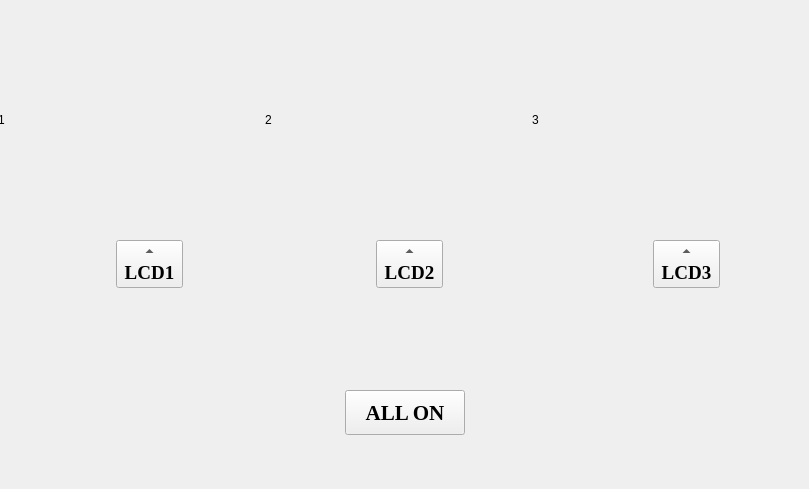
   <widget class="QWidget" name="widget">
    <attribute name="title">
     <string>LED Control</string>
    </attribute>
    <widget class="QLabel" name="label_12">
     <property name="geometry">
      <rect>
       <x>0</x>
       <y>-20</y>
       <width>800</width>
       <height>480</height>
      </rect>
     </property>
     <property name="text">
      <string/>
     </property>
     <property name="pixmap">
      <pixmap resource="image.qrc">:/new/prefix2/10.png</pixmap>
     </property>
     <property name="scaledContents">
      <bool>true</bool>
     </property>
    </widget>
    <widget class="QLabel" name="label_10">
     <property name="geometry">
      <rect>
       <x>265</x>
       <y>40</y>
       <width>266</width>
       <height>160</height>
      </rect>
     </property>
     <property name="text">
      <string>2</string>
     </property>
    </widget>
    <widget class="QLabel" name="label_9">
     <property name="geometry">
      <rect>
       <x>-2</x>
       <y>40</y>
       <width>266</width>
       <height>160</height>
      </rect>
     </property>
     <property name="text">
      <string>1</string>
     </property>
    </widget>
    <widget class="QLabel" name="label_11">
     <property name="geometry">
      <rect>
       <x>532</x>
       <y>40</y>
       <width>266</width>
       <height>160</height>
      </rect>
     </property>
     <property name="text">
      <string>3</string>
     </property>
    </widget>
    <widget class="QToolButton" name="toolButton">
     <property name="geometry">
      <rect>
       <x>116</x>
       <y>240</y>
       <width>67</width>
       <height>48</height>
      </rect>
     </property>
     <property name="minimumSize">
      <size>
       <width>45</width>
       <height>45</height>
      </size>
     </property>
     <property name="palette">
      <palette>
       <active>
        <colorrole role="ButtonText">
         <brush brushstyle="SolidPattern">
          <color alpha="255">
           <red>0</red>
           <green>0</green>
           <blue>0</blue>
          </color>
         </brush>
        </colorrole>
       </active>
       <inactive>
        <colorrole role="ButtonText">
         <brush brushstyle="SolidPattern">
          <color alpha="255">
           <red>0</red>
           <green>0</green>
           <blue>0</blue>
          </color>
         </brush>
        </colorrole>
       </inactive>
       <disabled>
        <colorrole role="ButtonText">
         <brush brushstyle="SolidPattern">
          <color alpha="255">
           <red>118</red>
           <green>116</green>
           <blue>108</blue>
          </color>
         </brush>
        </colorrole>
       </disabled>
      </palette>
     </property>
     <property name="font">
      <font>
       <family>Times New Roman</family>
       <pointsize>14</pointsize>
       <weight>75</weight>
       <bold>true</bold>
      </font>
     </property>
     <property name="cursor">
      <cursorShape>PointingHandCursor</cursorShape>
     </property>
     <property name="text">
      <string>LCD1</string>
     </property>
     <property name="toolButtonStyle">
      <enum>Qt::ToolButtonTextUnderIcon</enum>
     </property>
     <property name="autoRaise">
      <bool>false</bool>
     </property>
     <property name="arrowType">
      <enum>Qt::UpArrow</enum>
     </property>
    </widget>
    <widget class="QToolButton" name="toolButton_2">
     <property name="geometry">
      <rect>
       <x>376</x>
       <y>240</y>
       <width>67</width>
       <height>48</height>
      </rect>
     </property>
     <property name="minimumSize">
      <size>
       <width>45</width>
       <height>45</height>
      </size>
     </property>
     <property name="palette">
      <palette>
       <active>
        <colorrole role="ButtonText">
         <brush brushstyle="SolidPattern">
          <color alpha="255">
           <red>0</red>
           <green>0</green>
           <blue>0</blue>
          </color>
         </brush>
        </colorrole>
       </active>
       <inactive>
        <colorrole role="ButtonText">
         <brush brushstyle="SolidPattern">
          <color alpha="255">
           <red>0</red>
           <green>0</green>
           <blue>0</blue>
          </color>
         </brush>
        </colorrole>
       </inactive>
       <disabled>
        <colorrole role="ButtonText">
         <brush brushstyle="SolidPattern">
          <color alpha="255">
           <red>118</red>
           <green>116</green>
           <blue>108</blue>
          </color>
         </brush>
        </colorrole>
       </disabled>
      </palette>
     </property>
     <property name="font">
      <font>
       <family>Times New Roman</family>
       <pointsize>14</pointsize>
       <weight>75</weight>
       <bold>true</bold>
      </font>
     </property>
     <property name="cursor">
      <cursorShape>PointingHandCursor</cursorShape>
     </property>
     <property name="text">
      <string>LCD2</string>
     </property>
     <property name="toolButtonStyle">
      <enum>Qt::ToolButtonTextUnderIcon</enum>
     </property>
     <property name="autoRaise">
      <bool>false</bool>
     </property>
     <property name="arrowType">
      <enum>Qt::UpArrow</enum>
     </property>
    </widget>
    <widget class="QToolButton" name="toolButton_3">
     <property name="geometry">
      <rect>
       <x>653</x>
       <y>240</y>
       <width>67</width>
       <height>48</height>
      </rect>
     </property>
     <property name="minimumSize">
      <size>
       <width>45</width>
       <height>45</height>
      </size>
     </property>
     <property name="palette">
      <palette>
       <active>
        <colorrole role="ButtonText">
         <brush brushstyle="SolidPattern">
          <color alpha="255">
           <red>0</red>
           <green>0</green>
           <blue>0</blue>
          </color>
         </brush>
        </colorrole>
       </active>
       <inactive>
        <colorrole role="ButtonText">
         <brush brushstyle="SolidPattern">
          <color alpha="255">
           <red>0</red>
           <green>0</green>
           <blue>0</blue>
          </color>
         </brush>
        </colorrole>
       </inactive>
       <disabled>
        <colorrole role="ButtonText">
         <brush brushstyle="SolidPattern">
          <color alpha="255">
           <red>118</red>
           <green>116</green>
           <blue>108</blue>
          </color>
         </brush>
        </colorrole>
       </disabled>
      </palette>
     </property>
     <property name="font">
      <font>
       <family>Times New Roman</family>
       <pointsize>14</pointsize>
       <weight>75</weight>
       <bold>true</bold>
      </font>
     </property>
     <property name="cursor">
      <cursorShape>PointingHandCursor</cursorShape>
     </property>
     <property name="text">
      <string>LCD3</string>
     </property>
     <property name="toolButtonStyle">
      <enum>Qt::ToolButtonTextUnderIcon</enum>
     </property>
     <property name="autoRaise">
      <bool>false</bool>
     </property>
     <property name="arrowType">
      <enum>Qt::UpArrow</enum>
     </property>
    </widget>
    <widget class="QPushButton" name="pushButton_2">
     <property name="geometry">
      <rect>
       <x>345</x>
       <y>390</y>
       <width>120</width>
       <height>45</height>
      </rect>
     </property>
     <property name="sizePolicy">
      <sizepolicy hsizetype="Expanding" vsizetype="Fixed">
       <horstretch>0</horstretch>
       <verstretch>0</verstretch>
      </sizepolicy>
     </property>
     <property name="minimumSize">
      <size>
       <width>120</width>
       <height>45</height>
      </size>
     </property>
     <property name="palette">
      <palette>
       <active>
        <colorrole role="ButtonText">
         <brush brushstyle="SolidPattern">
          <color alpha="255">
           <red>0</red>
           <green>0</green>
           <blue>0</blue>
          </color>
         </brush>
        </colorrole>
       </active>
       <inactive>
        <colorrole role="ButtonText">
         <brush brushstyle="SolidPattern">
          <color alpha="255">
           <red>0</red>
           <green>0</green>
           <blue>0</blue>
          </color>
         </brush>
        </colorrole>
       </inactive>
       <disabled>
        <colorrole role="ButtonText">
         <brush brushstyle="SolidPattern">
          <color alpha="255">
           <red>118</red>
           <green>116</green>
           <blue>108</blue>
          </color>
         </brush>
        </colorrole>
       </disabled>
      </palette>
     </property>
     <property name="font">
      <font>
       <family>Times New Roman</family>
       <pointsize>16</pointsize>
       <weight>75</weight>
       <bold>true</bold>
      </font>
     </property>
     <property name="cursor">
      <cursorShape>PointingHandCursor</cursorShape>
     </property>
     <property name="autoFillBackground">
      <bool>true</bool>
     </property>
     <property name="text">
      <string>ALL ON</string>
     </property>
     <property name="iconSize">
      <size>
       <width>120</width>
       <height>45</height>
      </size>
     </property>
     <property name="autoRepeat">
      <bool>true</bool>
     </property>
     <property name="flat">
      <bool>false</bool>
     </property>
    </widget>
   </widget>
